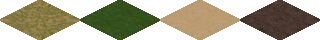
#> input picture examples/dynamic-water-grid/assets/terrain/c14-land-atlas.png, 320 x 40 px
$ python -i import_terrain_tiles.py   (imports and definitions only)
#> lines starting #> are read from the running program, lines starting #| are printed output that depends on the picture
"""Build preview and EVEngine terrain atlas from the supplied C14 45-degree set."""

from __future__ import annotations

import argparse
from pathlib import Path

from PIL import Image, ImageDraw


TILE_WIDTH = 80
TILE_HEIGHT = 40


# [22 lines left out: functions numeric_pngs, make_contact_sheet, not called in this run]


def find_diamond_bbox(image: Image.Image) -> tuple[int, int, int, int]:
    # All source previews are 800x600 and place the material diamond around the
    # same centre. Sample slightly inside the visible diamond: scaling that
    # inner region back to the tile mask overscans the antialiased grey edge and
    # prevents hairline seams between neighbouring isometric cells.
    return (
        round(image.width * 0.06),
        round(image.height * 0.085),
        round(image.width * 0.94),
        round(image.height * 0.915),
    )


def extract_tile(path: Path) -> Image.Image:
#> called with path = 'c14-land-atlas.png'
    image = Image.open(path).convert("RGB")
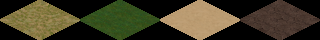
#> image: PIL image 320x40 RGB; mean R, G, B 61.3, 56.6, 35.2
    sampled = image.crop(find_diamond_bbox(image)).resize(
        (TILE_WIDTH, TILE_HEIGHT), Image.Resampling.LANCZOS
    ).convert("RGB")
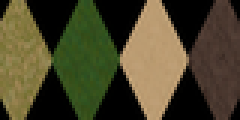
#> sampled: PIL image 80x40 RGB (shown 3 times larger); mean R, G, B 74.7, 69.4, 43.1
    source_pixels = sampled.load()
    tile = Image.new("RGBA", (TILE_WIDTH, TILE_HEIGHT), (0, 0, 0, 0))
#> tile: PIL image 80x40 RGBA; every value is 0
    pixels = tile.load()
    centre_x = (TILE_WIDTH - 1) * 0.5
    centre_y = (TILE_HEIGHT - 1) * 0.5
    for y in range(TILE_HEIGHT):
        for x in range(TILE_WIDTH):
            distance = abs((x + 0.5 - TILE_WIDTH * 0.5) / (TILE_WIDTH * 0.5))
            distance += abs((y + 0.5 - TILE_HEIGHT * 0.5) / (TILE_HEIGHT * 0.5))
            # One-pixel overlap hides rasterization cracks between neighbouring
            # 80x40 diamonds while still leaving the atlas corners transparent.
            if distance <= 1.06:
                sample_x, sample_y = x, y
                if distance > 0.90:
                    inward = 0.90 / distance
                    sample_x = round(centre_x + (x - centre_x) * inward)
                    sample_y = round(centre_y + (y - centre_y) * inward)
                r, g, b = source_pixels[sample_x, sample_y]
                pixels[x, y] = (r, g, b, 255)
    return tile


# [24 lines left out: functions build_atlas, main, not called in this run]


# [2 lines not run here, left out]

>>> result = extract_tile('c14-land-atlas.png')
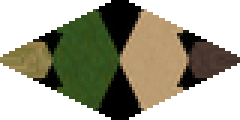
#> result: PIL image 80x40 RGBA (shown 3 times larger); mean R, G, B, A 48.1, 46.2, 28.3, 139.9; transparent parts drawn white
